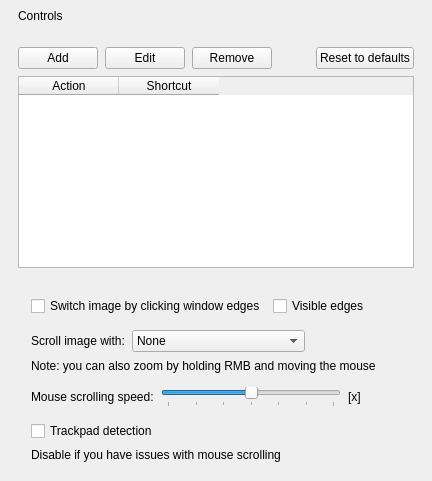
         <widget class="QWidget" name="Controls">
          <layout class="QVBoxLayout" name="verticalLayout_28">
           <property name="spacing">
            <number>9</number>
           </property>
           <property name="leftMargin">
            <number>18</number>
           </property>
           <property name="topMargin">
            <number>9</number>
           </property>
           <property name="rightMargin">
            <number>18</number>
           </property>
           <property name="bottomMargin">
            <number>9</number>
           </property>
           <item>
            <widget class="QLabel" name="label_29">
             <property name="accessibleName">
              <string notr="true">SHeaderText</string>
             </property>
             <property name="text">
              <string>Controls</string>
             </property>
            </widget>
           </item>
           <item>
            <widget class="QWidget" name="widget_5" native="true">
             <property name="accessibleName">
              <string notr="true">SHeaderLine</string>
             </property>
            </widget>
           </item>
           <item>
            <spacer name="verticalSpacer_10">
             <property name="orientation">
              <enum>Qt::Vertical</enum>
             </property>
             <property name="sizeType">
              <enum>QSizePolicy::Fixed</enum>
             </property>
             <property name="sizeHint" stdset="0">
              <size>
               <width>20</width>
               <height>6</height>
              </size>
             </property>
            </spacer>
           </item>
           <item>
            <layout class="QVBoxLayout" name="verticalLayout_33">
             <property name="spacing">
              <number>7</number>
             </property>
             <property name="leftMargin">
              <number>0</number>
             </property>
             <property name="topMargin">
              <number>0</number>
             </property>
             <property name="rightMargin">
              <number>0</number>
             </property>
             <property name="bottomMargin">
              <number>0</number>
             </property>
             <item>
              <layout class="QHBoxLayout" name="horizontalLayout_2">
               <item>
                <widget class="QPushButton" name="pushButton_2">
                 <property name="sizePolicy">
                  <sizepolicy hsizetype="Minimum" vsizetype="Minimum">
                   <horstretch>0</horstretch>
                   <verstretch>0</verstretch>
                  </sizepolicy>
                 </property>
                 <property name="minimumSize">
                  <size>
                   <width>0</width>
                   <height>0</height>
                  </size>
                 </property>
                 <property name="text">
                  <string>Add</string>
                 </property>
                </widget>
               </item>
               <item>
                <widget class="QPushButton" name="pushButton_8">
                 <property name="text">
                  <string>Edit</string>
                 </property>
                </widget>
               </item>
               <item>
                <widget class="QPushButton" name="pushButton_4">
                 <property name="sizePolicy">
                  <sizepolicy hsizetype="Minimum" vsizetype="Minimum">
                   <horstretch>0</horstretch>
                   <verstretch>0</verstretch>
                  </sizepolicy>
                 </property>
                 <property name="text">
                  <string>Remove</string>
                 </property>
                </widget>
               </item>
               <item>
                <spacer name="horizontalSpacer_2">
                 <property name="orientation">
                  <enum>Qt::Horizontal</enum>
                 </property>
                 <property name="sizeType">
                  <enum>QSizePolicy::MinimumExpanding</enum>
                 </property>
                 <property name="sizeHint" stdset="0">
                  <size>
                   <width>20</width>
                   <height>20</height>
                  </size>
                 </property>
                </spacer>
               </item>
               <item>
                <widget class="QPushButton" name="pushButton_3">
                 <property name="sizePolicy">
                  <sizepolicy hsizetype="Preferred" vsizetype="Preferred">
                   <horstretch>0</horstretch>
                   <verstretch>0</verstretch>
                  </sizepolicy>
                 </property>
                 <property name="text">
                  <string>Reset to defaults</string>
                 </property>
                </widget>
               </item>
              </layout>
             </item>
             <item>
              <widget class="QTableWidget" name="shortcutsTableWidget">
               <property name="sizePolicy">
                <sizepolicy hsizetype="Expanding" vsizetype="Expanding">
                 <horstretch>0</horstretch>
                 <verstretch>1</verstretch>
                </sizepolicy>
               </property>
               <property name="editTriggers">
                <set>QAbstractItemView::NoEditTriggers</set>
               </property>
               <property name="alternatingRowColors">
                <bool>true</bool>
               </property>
               <property name="selectionMode">
                <enum>QAbstractItemView::SingleSelection</enum>
               </property>
               <property name="selectionBehavior">
                <enum>QAbstractItemView::SelectRows</enum>
               </property>
               <property name="sortingEnabled">
                <bool>false</bool>
               </property>
               <attribute name="verticalHeaderVisible">
                <bool>false</bool>
               </attribute>
               <column>
                <property name="text">
                 <string>Action</string>
                </property>
               </column>
               <column>
                <property name="text">
                 <string>Shortcut</string>
                </property>
               </column>
              </widget>
             </item>
            </layout>
           </item>
           <item>
            <spacer name="verticalSpacer_18">
             <property name="orientation">
              <enum>Qt::Vertical</enum>
             </property>
             <property name="sizeType">
              <enum>QSizePolicy::Fixed</enum>
             </property>
             <property name="sizeHint" stdset="0">
              <size>
               <width>20</width>
               <height>9</height>
              </size>
             </property>
            </spacer>
           </item>
           <item>
            <widget class="QWidget" name="widget_12" native="true">
             <property name="accessibleName">
              <string notr="true">SGroup</string>
             </property>
             <layout class="QVBoxLayout" name="verticalLayout_21">
              <property name="spacing">
               <number>7</number>
              </property>
              <property name="leftMargin">
               <number>13</number>
              </property>
              <property name="topMargin">
               <number>10</number>
              </property>
              <property name="rightMargin">
               <number>13</number>
              </property>
              <property name="bottomMargin">
               <number>10</number>
              </property>
              <item>
               <layout class="QHBoxLayout" name="horizontalLayout_8">
                <property name="leftMargin">
                 <number>0</number>
                </property>
                <property name="topMargin">
                 <number>0</number>
                </property>
                <item>
                 <widget class="QCheckBox" name="clickableEdgesCheckBox">
                  <property name="text">
                   <string>Switch image by clicking window edges</string>
                  </property>
                 </widget>
                </item>
                <item>
                 <widget class="QCheckBox" name="clickableEdgesVisibleCheckBox">
                  <property name="text">
                   <string>Visible edges</string>
                  </property>
                 </widget>
                </item>
               </layout>
              </item>
              <item>
               <widget class="QWidget" name="widget_30" native="true">
                <property name="accessibleName">
                 <string notr="true">SLine</string>
                </property>
               </widget>
              </item>
              <item>
               <layout class="QHBoxLayout" name="horizontalLayout_12">
                <property name="leftMargin">
                 <number>0</number>
                </property>
                <property name="topMargin">
                 <number>0</number>
                </property>
                <property name="rightMargin">
                 <number>0</number>
                </property>
                <property name="bottomMargin">
                 <number>0</number>
                </property>
                <item>
                 <widget class="QLabel" name="label_28">
                  <property name="text">
                   <string>Scroll image with:</string>
                  </property>
                 </widget>
                </item>
                <item>
                 <widget class="QComboBox" name="imageScrollingComboBox">
                  <item>
                   <property name="text">
                    <string>None</string>
                   </property>
                  </item>
                  <item>
                   <property name="text">
                    <string>Touchpad</string>
                   </property>
                  </item>
                  <item>
                   <property name="text">
                    <string>Touchpad &amp; Mouse Wheel</string>
                   </property>
                  </item>
                 </widget>
                </item>
                <item>
                 <spacer name="horizontalSpacer_31">
                  <property name="orientation">
                   <enum>Qt::Horizontal</enum>
                  </property>
                  <property name="sizeHint" stdset="0">
                   <size>
                    <width>40</width>
                    <height>20</height>
                   </size>
                  </property>
                 </spacer>
                </item>
               </layout>
              </item>
              <item>
               <widget class="QLabel" name="label_52">
                <property name="accessibleName">
                 <string notr="true">SNoteText</string>
                </property>
                <property name="text">
                 <string>Note: you can also zoom by holding RMB and moving the mouse</string>
                </property>
               </widget>
              </item>
              <item>
               <widget class="QWidget" name="widget_29" native="true">
                <property name="accessibleName">
                 <string notr="true">SLine</string>
                </property>
               </widget>
              </item>
              <item>
               <layout class="QHBoxLayout" name="horizontalLayout_9">
                <property name="leftMargin">
                 <number>0</number>
                </property>
                <property name="topMargin">
                 <number>0</number>
                </property>
                <property name="rightMargin">
                 <number>0</number>
                </property>
                <property name="bottomMargin">
                 <number>0</number>
                </property>
                <item>
                 <widget class="QLabel" name="label_54">
                  <property name="text">
                   <string>Mouse scrolling speed:</string>
                  </property>
                 </widget>
                </item>
                <item>
                 <widget class="QSlider" name="mouseScrollingSpeedSlider">
                  <property name="minimumSize">
                   <size>
                    <width>180</width>
                    <height>0</height>
                   </size>
                  </property>
                  <property name="minimum">
                   <number>0</number>
                  </property>
                  <property name="maximum">
                   <number>6</number>
                  </property>
                  <property name="singleStep">
                   <number>1</number>
                  </property>
                  <property name="pageStep">
                   <number>1</number>
                  </property>
                  <property name="value">
                   <number>3</number>
                  </property>
                  <property name="sliderPosition">
                   <number>3</number>
                  </property>
                  <property name="orientation">
                   <enum>Qt::Horizontal</enum>
                  </property>
                  <property name="tickPosition">
                   <enum>QSlider::TicksBelow</enum>
                  </property>
                  <property name="tickInterval">
                   <number>1</number>
                  </property>
                 </widget>
                </item>
                <item>
                 <widget class="QLabel" name="mouseScrollingSpeedLabel">
                  <property name="text">
                   <string>[x]</string>
                  </property>
                 </widget>
                </item>
                <item>
                 <spacer name="horizontalSpacer_34">
                  <property name="orientation">
                   <enum>Qt::Horizontal</enum>
                  </property>
                  <property name="sizeHint" stdset="0">
                   <size>
                    <width>40</width>
                    <height>20</height>
                   </size>
                  </property>
                 </spacer>
                </item>
               </layout>
              </item>
              <item>
               <widget class="QWidget" name="widget_lineSeparator2" native="true">
                <property name="accessibleName">
                 <string notr="true">SLine</string>
                </property>
               </widget>
              </item>
              <item>
               <widget class="QCheckBox" name="trackpadDetectionCheckBox">
                <property name="text">
                 <string>Trackpad detection</string>
                </property>
               </widget>
              </item>
              <item>
               <widget class="QLabel" name="label_7">
                <property name="accessibleName">
                 <string notr="true">SNoteText</string>
                </property>
                <property name="text">
                 <string>Disable if you have issues with mouse scrolling</string>
                </property>
               </widget>
              </item>
             </layout>
            </widget>
           </item>
          </layout>
         </widget>
